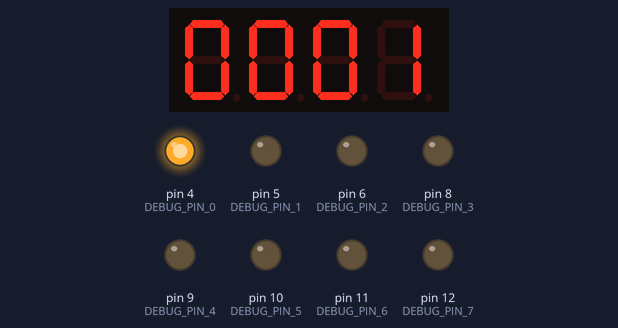
A program run on a simulated Arduino Micro, built with avr-gcc and run on an emulated ATmega32U4. Parts: 4-digit seven-segment display, output pins drawn as LEDs (lit = HIGH).

Above: at 0.15 s.
At 5.15 s:
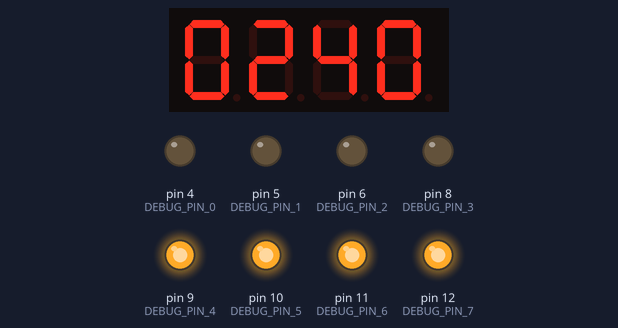
At 10.04 s:
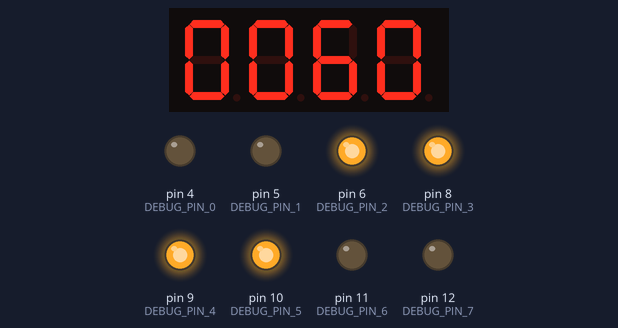
At 20.02 s:
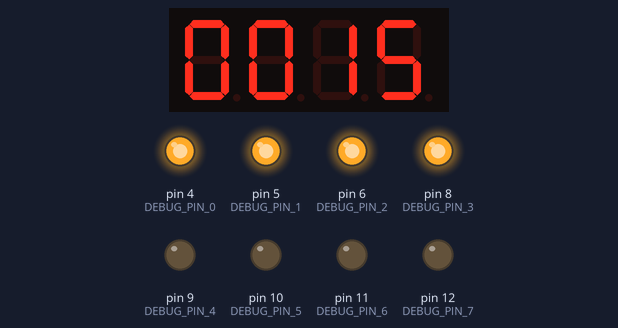
At 29.9 s:
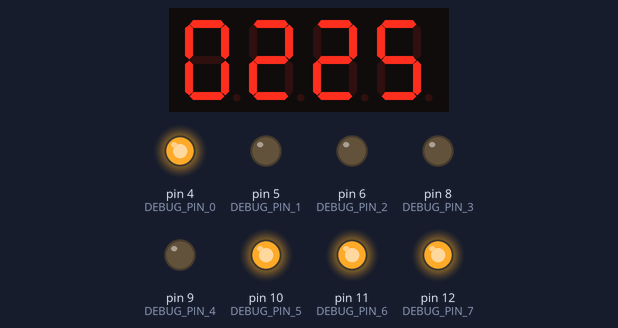
At 39.89 s:
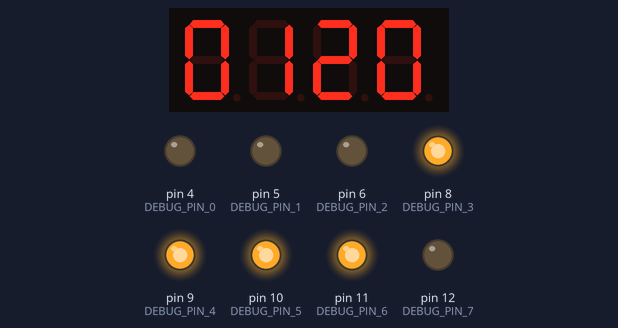
Timing chart, 0 to 40.0 s (numbered marks = the images above):
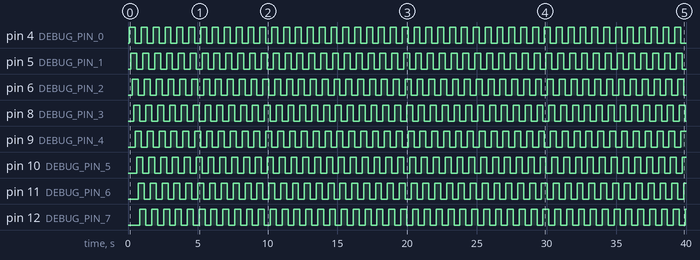

The program:

main.cpp
```cpp
#include <Arduino.h>
#include <TM1637Display.h>

#include "gloabls.h"
#include "config.h"
#include "config_env.h"
#include "msg.h"
#include "lights.h"
#include "helper.h"
#include "blinker.h"
#include "chase.h"


// Blinker blinkers[node_cnt]= {
//   Blinker(LED_0, 50),
//   Blinker(LED_1, 50),
//   Blinker(LED_2, 50),
//   Blinker(LED_3, 50)
//   };

// Blinker blinker (DEBUG_PIN_7, 3000);
// Blinker blinker1(DEBUG_PIN_4, 2000);
// struct LDR ldr;
// struct Msg msg;
// struct Lights lights[node_cnt];


 uint8_t pins[] = {DEBUG_PIN_0,
                   DEBUG_PIN_1,
                   DEBUG_PIN_2,
                   DEBUG_PIN_3,
                   DEBUG_PIN_4,
                   DEBUG_PIN_5,
                   DEBUG_PIN_6,
                   DEBUG_PIN_7,
 };
ChaseLEDs chaser(pins, sizeof(pins));

TM1637Display display(CLK, DIO);


void debugMsg(String msg, int val){
    Serial.println(msg + ":\t" + String(val));
    // Serial.println("________END_____________________");
}


// void binarySequencer(){
//   if (parseData(&msg))
//   {
//     int i = 0;
//     while (msg.converted[repititions] != 0)
//     {
//       if (pause_rythmic(msg.converted[time]))
//       {
//         binCalc(msg.converted[i],&msg);

//         Serial.print("LEd States:\t");
//         for (int j = 0; j < node_cnt; j++){
//           binaryBlinker(&msg,&lights[j],j);
//         }
//         Serial.print('\n');
//         i++;
//         msg.converted[repititions]--;
//         i%= SEQ_LEN;
//       }
//     }
//   }
//   // off();
// }


//TODO: Make Default on and Default off a param
//Chase could be a simple counter, so it would not be dependend on the adress of light.
// void chase(byte mode){
//   static unsigned int idx = 0;
//   if(blinkers[idx].run() && !blinkers[idx].prevState){
//     idx++;
//     idx%= node_cnt;
//   }

// }


void setup(){
  Serial.begin(9600);
    display.setBrightness(0x0f);

}

void visual(uint8_t a){

    Serial.print(a,BIN);
    Serial.print('\t');
    Serial.print(a,HEX);
    Serial.print('\t');
    Serial.print('\t');
    Serial.print(a,DEC);
    Serial.print('\t');
    Serial.print('\t');
    Serial.print("i: ");
   // Serial.print(i);
    // Serial.print('\t');
    // Serial.print('\t');
    // Serial.print("k: ");
    // Serial.print(k);
    // Serial.print('\t');
    // Serial.print('\t');
    // Serial.print("l: ");
    // Serial.print(ldr.val);
    Serial.println();
}

  uint8_t data[] = { 0xff, 0xff, 0xff, 0xff };


void loop(){
  chaser.chase( 5, 0x00, 100 );
  display.showNumberDec(chaser.getState(), true);
  //  display.setSegments(data);
}
```

blinker.h
```cpp
#ifndef CLASS_H
#define CLASS_H

#include <Arduino.h>


class Blinker
{
private:
    int pin;
    uint16_t delayOn, delayOff;
    bool state;
    unsigned long lastSwitchTime = 0;

    void writeLed(void);


public:
    bool prevState;

    Blinker(int pin, uint16_t interval);
    bool run(void);
    void setLED(bool state);
    void setDelayTime(int i, int o);
    void setPin(int p);
    // void chase();

};


#endif
```

chase.h
```cpp
 #ifndef CHASE_H
 #define CHASE_H
 #define END_OF_CHASE };

 #include <Arduino.h>
 #include "gloabls.h"


 class ChaseLEDs
 {

 private:
      //hardware related vars
      const uint8_t *pins_;
      int numPins_;

      //counter related vars
      unsigned int idx;
      unsigned int kdx;          //    negative Index

      //time related vars
      unsigned long prevMillis_;

      //state related vars
      uint32_t state;
      uint32_t prevState;

      //private methods
      void sequencer(int afterglow, byte mode); //       handle hits
      uint8_t intervaler(uint16_t interval);   //        handle time
      void writeState(void);                  //         handle lits


  public:

    ChaseLEDs(const uint8_t *pins, int num);

    void chase(int afterglow, byte mode, uint16_t intveral);

    uint32_t getState(){return state;}


END_OF_CHASE
 #endif
```

gloabls.h
```cpp
#ifndef GLOBALS_H
#define GLOBALS_H
#include "config.h"
#include <Arduino.h>

//SEQ_LEN = seqN, not seq_total_cnt
enum Sequence{
    seq0,
    seq1,
    seq2,
    seq3,
    repititions,
    time,
    seq_total_cnt,
};
enum Leds{
    node1,
    node2,
    node3,
    node4,
    node_cnt,
};

enum ChaseMode{
    anticlockwise,
    clockwise,
    mode_cnt,
};

enum SerialMonitorOptions{
    help,
    convert,
    error,
};

struct Lights{
    int pin;
    bool state;
    int dim_val;
    unsigned long lastSwitchTime;
    unsigned int delayT = 200;
};

//Maybe Msg is in reality the SequenceHandle struct???? Hmmmm
struct Msg{
    char binStr[node_cnt]; //Wär schön is aber nicht, sollte sein:[node_cnt*SEQ_LEN]
    //String binStr;//Is it in Heap or stack?
    unsigned int converted[seq_total_cnt];
    bool gate;
};

struct LDR{
    uint8_t pin;
    uint8_t peakHI;
    uint8_t peakLO;
    uint8_t thresh;
    uint8_t val;
    uint8_t logic;
};


void debugMsg(String msg, int val);
void visual();
#endif
```

helper.h
```cpp
#ifndef HELPER_H
#define HELPER_H

bool pause_arythmic(struct Lights *p);
bool pause_rythmic(unsigned int interval);
void binCalc(int inp, struct Msg *p);
#endif
```

lights.h
```cpp
# ifndef LIGHTS_H
#define LIGHTS_H

void makeLeds(struct Lights *p, int which_led);
void ioLed(struct Lights *p);
void binaryBlinker(struct Msg *q,  struct Lights *p, byte whichChar);

#endif
```

msg.h
```cpp
#ifndef MSG_H
#define MSG_H

bool parseData(struct Msg *p);
bool msgRecieved(char Inchar);

#endif
```

blinker.cpp
```cpp
#include <Arduino.h>
#include "blinker.h"
#include "gloabls.h"


Blinker::Blinker(int p, uint16_t delay)
:   pin(p)
,   delayOn(delay)
,   delayOff(delay)
{
    pinMode(pin, OUTPUT);   //      No this-> need, y is that so?
}

void Blinker::writeLed(){
    digitalWrite(this->pin, this->state);
}

void Blinker::setLED(bool state){
    digitalWrite(this->pin, state);
}


bool Blinker::run(){
  uint16_t i;
  if (this->state)
      i = this->delayOn;
  else
      i = this->delayOff;

    this->prevState = this->state;

  if (millis() - this->lastSwitchTime >= i)
  {
    this->lastSwitchTime = millis();
    this->state ^= 1;
    writeLed();
  }

  return this->state;
}

void Blinker::setDelayTime(int i, int o){
    this->delayOn   = i;
    this->delayOff  = o;
}
void Blinker::setPin(int p){
    this->pin = p;
    pinMode(this->pin, OUTPUT);
}
```

chase.cpp
```cpp
#include "chase.h"
#include <Arduino.h>


ChaseLEDs::ChaseLEDs(const uint8_t *pins, int num)
   : pins_(pins)
   , numPins_(num)
   , idx(0)
   , prevMillis_(0)
{
   for (int i = 0; i < numPins_; ++i) {
       pinMode(pins_[i], OUTPUT);
       digitalWrite(pins_[i], LOW);
   }
}


//its counting the adress of state. whatever this means.
void ChaseLEDs::sequencer(int afterglow, byte mode){


   bitWrite( state, idx++, 1 );

   kdx = ( idx - afterglow );
   kdx %= numPins_;

   bitWrite( state, kdx, 0 );


   idx %= numPins_;


}


void ChaseLEDs::writeState(){

   int s;
   for (int i = 0; i < numPins_; i++)
   {
      (state & (1<<i))? s = 1 : s = 0;
      digitalWrite(this->pins_[i], s);
   }

}


uint8_t ChaseLEDs::intervaler(uint16_t interval){


   uint8_t ret;
   if (interval <= millis() -prevMillis_){
                  prevMillis_=  millis();

                                          ret = 0x10;

   }
   else{ret = 0x00;}

   return ret;


}


void ChaseLEDs::chase(int afterglow, byte mode, uint16_t interval){
   if (intervaler(interval))
      sequencer(afterglow, mode);

//these 2/3   °|°  do the counting and timing
               //
               //
//this third   ø|ø     does the hadware
   if (prevState != state){                //       Check if sate changed

      writeState();

      prevState = state;

   }
}
```

helper.cpp
```cpp
#include <Arduino.h>
#include "gloabls.h"

bool pause_arythmic(struct Lights *p){
  //static unsigned long previousMillis;
  if (millis() - p->lastSwitchTime >= p->delayT)
  {
    p->lastSwitchTime = millis();
    return true;
  }
  return false;

}


bool pause_rythmic(unsigned int interval){
    static unsigned long lastOnTime;
    if (millis() - lastOnTime >= interval)
  {
    lastOnTime = millis();
    return true;
  }
  return false;

}

//goes with binaryBlinker
void binaryConverter(struct Msg *p, int inputNum){
  int maxInp =  pow(node_cnt,2)-1;

  if (inputNum > maxInp)
  {
    inputNum = maxInp;
    Serial.println("Input too high max num exceeded");
  }
  else{}//continue

  for (int i = (node_cnt-1); i >= 0 ; i--)
  {
//    p->binStr += (bool)(inputNum & (1 << i));
  }
    Serial.println(p->binStr);
}

//this would be nicer if it would not need an inp, but then if have to iterate very much in taht func.
void binCalc(int inp, struct Msg *p){
  int i;
  for ( i = 0; i < node_cnt; i++)
  {
    if (inp%2 == 0){p->binStr[i] = '0';}
    else{p->binStr[i]='1';}

    inp /=2;
  }
  Serial.print("Result:\t");
  for (int j = i-1; j >=0;j--){
    Serial.print(p->binStr[j]);
  }
   Serial.print('\n');


}


// void vers1(){
//   for (i = 0; i < 8; i++)
//   {
//     a = 1<<i;
//     visualize();
//     delay(10);
//   }
// }

// void vers2(int interval){

//   if (pause_rythmic(interval))
//   {
//     a = 1<<i;
//     visualize();
//     i++;
//     i %= 8;
//     }
// }
// void vers3(int interval){

//   if (pause_rythmic(interval))
//   {
//     i %= bit_len;
//     bitWrite(a,i++,1);
//     k = (i - afterglow);
//     k %= bit_len;
//     bitWrite(a,k,0);
//     visualize();
//     }
// }


// void loop(){

// if (msgRecieved('\r')){
//   s = !s;
//   i = 0;
//   }

//   if(s){
//   vers3(150);
// }
```

lights.cpp
```cpp
#include <Arduino.h>

#include "gloabls.h"

#include "RGBLed.h"

void makeLeds(struct Lights *p, int which_led){
    p->pin = which_led;
    pinMode(p->pin, OUTPUT);
}

void ioLed(struct Lights *p){
    p->state =! p->state;
    digitalWrite(p->pin, p->state);
}

//not hard coded, reads from a string saved in msg.
void binaryBlinker(struct Msg *q,  struct Lights *p, byte whichChar){
    if (q->binStr[whichChar] == '1'){
        p->state = HIGH;
    }

    else{
        p->state = LOW;
    }

    Serial.print(p->state);
    digitalWrite(p->pin,p->state);
}
```

msg.cpp
```cpp
#include <Arduino.h>
#include "gloabls.h"

bool parseData(struct Msg *p){
  bool ret = false;
  while(Serial.available() > 0){
    for (int i = 0; i < seq_total_cnt; i++)
    {
      p->converted[i] = Serial.parseInt();
    }

    if (Serial.read() == '\r'){
      Serial.println("parsed: ");
      for (int i = 0; i < seq_total_cnt; i++)
      {
      Serial.print(p->converted[i]);
      Serial.print(", ");
      }
      Serial.println('\n');
      ret = true;
      break;
    }
  }
  return ret;
}


bool msgRecieved(char Inchar){
  bool ret = false;
  if (Serial.read() == Inchar)
    ret = true;
  else
    ret = false;

  return ret;
}
```

config.h
```cpp
#ifndef CONFIG_H
#define CONFIG_H

#define LED_0   5
#define LED_1   6
#define LED_2   8
#define LED_3   9
#define LED_4   10
#define LED_5   11
#define LED_6   12

#define SEQ_LEN 4   //Sequence parsed via ParseData(), Mind you have to change Enum Seq as well.

//7 - Segemnts Pins

#define CLK 2
#define DIO 3

#endif
```

config_env.h
```cpp
#ifndef CONFIG_ENV_H
#define CONFIG_ENV_H


#define DEBUG_PIN_0 4
#define DEBUG_PIN_1 5
#define DEBUG_PIN_2 6
#define DEBUG_PIN_3 8
#define DEBUG_PIN_4 9
#define DEBUG_PIN_5 10
#define DEBUG_PIN_6 11
#define DEBUG_PIN_7 12

#define FREE_PIN_0  2
#define FREE_PIN_1  3
#define FREE_PIN_2  7
#define FREE_PIN_3  13


#endif
```

Measured:
- by itself, pin 4 (DEBUG_PIN_0), pin 5 (DEBUG_PIN_1), pin 6 (DEBUG_PIN_2), pin 8 (DEBUG_PIN_3), pin 9 (DEBUG_PIN_4), pin 10 (DEBUG_PIN_5), pin 11 (DEBUG_PIN_6), pin 12 (DEBUG_PIN_7): alternates HIGH for 0.42 s and LOW for 0.42 s
